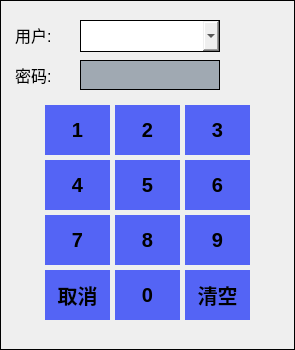
<?xml version="1.0" encoding="UTF-8"?>
<ui version="4.0">
 <class>dlgAdministrator</class>
 <widget class="QDialog" name="dlgAdministrator">
  <property name="geometry">
   <rect>
    <x>0</x>
    <y>0</y>
    <width>295</width>
    <height>350</height>
   </rect>
  </property>
  <property name="maximumSize">
   <size>
    <width>300</width>
    <height>350</height>
   </size>
  </property>
  <property name="font">
   <font>
    <pointsize>15</pointsize>
   </font>
  </property>
  <property name="windowTitle">
   <string>用户登录</string>
  </property>
  <property name="styleSheet">
   <string notr="true">border: 1px solid black;</string>
  </property>
  <widget class="QPushButton" name="pushButton_1">
   <property name="geometry">
    <rect>
     <x>45</x>
     <y>105</y>
     <width>65</width>
     <height>50</height>
    </rect>
   </property>
   <property name="font">
    <font>
     <pointsize>15</pointsize>
     <weight>75</weight>
     <bold>true</bold>
    </font>
   </property>
   <property name="styleSheet">
    <string notr="true">background-color: rgb(84, 100, 245);border: none;</string>
   </property>
   <property name="text">
    <string>1</string>
   </property>
  </widget>
  <widget class="QPushButton" name="pushButton_2">
   <property name="geometry">
    <rect>
     <x>115</x>
     <y>105</y>
     <width>65</width>
     <height>50</height>
    </rect>
   </property>
   <property name="font">
    <font>
     <pointsize>15</pointsize>
     <weight>75</weight>
     <bold>true</bold>
    </font>
   </property>
   <property name="styleSheet">
    <string notr="true">background-color: rgb(84, 100, 245);border: none;</string>
   </property>
   <property name="text">
    <string>2</string>
   </property>
  </widget>
  <widget class="QPushButton" name="pushButton_3">
   <property name="geometry">
    <rect>
     <x>185</x>
     <y>105</y>
     <width>65</width>
     <height>50</height>
    </rect>
   </property>
   <property name="font">
    <font>
     <pointsize>15</pointsize>
     <weight>75</weight>
     <bold>true</bold>
    </font>
   </property>
   <property name="styleSheet">
    <string notr="true">background-color: rgb(84, 100, 245);border: none;</string>
   </property>
   <property name="text">
    <string>3</string>
   </property>
  </widget>
  <widget class="QPushButton" name="pushButton_4">
   <property name="geometry">
    <rect>
     <x>45</x>
     <y>160</y>
     <width>65</width>
     <height>50</height>
    </rect>
   </property>
   <property name="font">
    <font>
     <pointsize>15</pointsize>
     <weight>75</weight>
     <bold>true</bold>
    </font>
   </property>
   <property name="styleSheet">
    <string notr="true">background-color: rgb(84, 100, 245);border: none;</string>
   </property>
   <property name="text">
    <string>4</string>
   </property>
  </widget>
  <widget class="QPushButton" name="pushButton_6">
   <property name="geometry">
    <rect>
     <x>185</x>
     <y>160</y>
     <width>65</width>
     <height>50</height>
    </rect>
   </property>
   <property name="font">
    <font>
     <pointsize>15</pointsize>
     <weight>75</weight>
     <bold>true</bold>
    </font>
   </property>
   <property name="styleSheet">
    <string notr="true">background-color: rgb(84, 100, 245);border: none;</string>
   </property>
   <property name="text">
    <string>6</string>
   </property>
  </widget>
  <widget class="QPushButton" name="pushButton_5">
   <property name="geometry">
    <rect>
     <x>115</x>
     <y>160</y>
     <width>65</width>
     <height>50</height>
    </rect>
   </property>
   <property name="font">
    <font>
     <pointsize>15</pointsize>
     <weight>75</weight>
     <bold>true</bold>
    </font>
   </property>
   <property name="styleSheet">
    <string notr="true">background-color: rgb(84, 100, 245);border: none;</string>
   </property>
   <property name="text">
    <string>5</string>
   </property>
  </widget>
  <widget class="QPushButton" name="pushButton_7">
   <property name="geometry">
    <rect>
     <x>45</x>
     <y>215</y>
     <width>65</width>
     <height>50</height>
    </rect>
   </property>
   <property name="font">
    <font>
     <pointsize>15</pointsize>
     <weight>75</weight>
     <bold>true</bold>
    </font>
   </property>
   <property name="styleSheet">
    <string notr="true">background-color: rgb(84, 100, 245);border: none;</string>
   </property>
   <property name="text">
    <string>7</string>
   </property>
  </widget>
  <widget class="QPushButton" name="pushButton_9">
   <property name="geometry">
    <rect>
     <x>185</x>
     <y>215</y>
     <width>65</width>
     <height>50</height>
    </rect>
   </property>
   <property name="font">
    <font>
     <pointsize>15</pointsize>
     <weight>75</weight>
     <bold>true</bold>
    </font>
   </property>
   <property name="styleSheet">
    <string notr="true">background-color: rgb(84, 100, 245);border: none;</string>
   </property>
   <property name="text">
    <string>9</string>
   </property>
  </widget>
  <widget class="QPushButton" name="pushButton_8">
   <property name="geometry">
    <rect>
     <x>115</x>
     <y>215</y>
     <width>65</width>
     <height>50</height>
    </rect>
   </property>
   <property name="font">
    <font>
     <pointsize>15</pointsize>
     <weight>75</weight>
     <bold>true</bold>
    </font>
   </property>
   <property name="styleSheet">
    <string notr="true">background-color: rgb(84, 100, 245);border: none;</string>
   </property>
   <property name="text">
    <string>8</string>
   </property>
  </widget>
  <widget class="QPushButton" name="pushButton_cancel">
   <property name="geometry">
    <rect>
     <x>45</x>
     <y>270</y>
     <width>65</width>
     <height>50</height>
    </rect>
   </property>
   <property name="font">
    <font>
     <pointsize>15</pointsize>
     <weight>75</weight>
     <bold>true</bold>
    </font>
   </property>
   <property name="styleSheet">
    <string notr="true">background-color: rgb(84, 100, 245);border: none;</string>
   </property>
   <property name="text">
    <string>取消</string>
   </property>
  </widget>
  <widget class="QPushButton" name="pushButton_empty">
   <property name="geometry">
    <rect>
     <x>185</x>
     <y>270</y>
     <width>65</width>
     <height>50</height>
    </rect>
   </property>
   <property name="font">
    <font>
     <pointsize>15</pointsize>
     <weight>75</weight>
     <bold>true</bold>
    </font>
   </property>
   <property name="styleSheet">
    <string notr="true">background-color: rgb(84, 100, 245);border: none;</string>
   </property>
   <property name="text">
    <string>清空</string>
   </property>
  </widget>
  <widget class="QPushButton" name="pushButton_0">
   <property name="geometry">
    <rect>
     <x>115</x>
     <y>270</y>
     <width>65</width>
     <height>50</height>
    </rect>
   </property>
   <property name="font">
    <font>
     <pointsize>15</pointsize>
     <weight>75</weight>
     <bold>true</bold>
    </font>
   </property>
   <property name="styleSheet">
    <string notr="true">background-color: rgb(84, 100, 245);border: none;</string>
   </property>
   <property name="text">
    <string>0</string>
   </property>
  </widget>
  <widget class="QLabel" name="label">
   <property name="geometry">
    <rect>
     <x>15</x>
     <y>60</y>
     <width>45</width>
     <height>30</height>
    </rect>
   </property>
   <property name="font">
    <font>
     <pointsize>12</pointsize>
    </font>
   </property>
   <property name="styleSheet">
    <string notr="true">border: none;</string>
   </property>
   <property name="text">
    <string>密码:</string>
   </property>
  </widget>
  <widget class="QLineEdit" name="m_PassWord">
   <property name="geometry">
    <rect>
     <x>80</x>
     <y>60</y>
     <width>140</width>
     <height>30</height>
    </rect>
   </property>
   <property name="sizePolicy">
    <sizepolicy hsizetype="Expanding" vsizetype="Preferred">
     <horstretch>0</horstretch>
     <verstretch>0</verstretch>
    </sizepolicy>
   </property>
   <property name="minimumSize">
    <size>
     <width>0</width>
     <height>30</height>
    </size>
   </property>
   <property name="maximumSize">
    <size>
     <width>16777215</width>
     <height>25</height>
    </size>
   </property>
   <property name="styleSheet">
    <string notr="true">border: 1px solid black;
background-color: rgb(160, 169, 178);</string>
   </property>
   <property name="echoMode">
    <enum>QLineEdit::Normal</enum>
   </property>
   <property name="readOnly">
    <bool>true</bool>
   </property>
   <property name="placeholderText">
    <string/>
   </property>
  </widget>
  <widget class="QLabel" name="label_2">
   <property name="geometry">
    <rect>
     <x>15</x>
     <y>20</y>
     <width>45</width>
     <height>30</height>
    </rect>
   </property>
   <property name="font">
    <font>
     <pointsize>12</pointsize>
    </font>
   </property>
   <property name="styleSheet">
    <string notr="true">border: none;</string>
   </property>
   <property name="text">
    <string>用户:</string>
   </property>
  </widget>
  <widget class="QComboBox" name="comboBox">
   <property name="geometry">
    <rect>
     <x>80</x>
     <y>20</y>
     <width>140</width>
     <height>32</height>
    </rect>
   </property>
   <property name="sizePolicy">
    <sizepolicy hsizetype="Preferred" vsizetype="Preferred">
     <horstretch>1</horstretch>
     <verstretch>0</verstretch>
    </sizepolicy>
   </property>
   <property name="font">
    <font>
     <pointsize>15</pointsize>
    </font>
   </property>
   <property name="styleSheet">
    <string notr="true">border: 1px solid black;</string>
   </property>
  </widget>
 </widget>
 <resources/>
 <connections/>
</ui>
